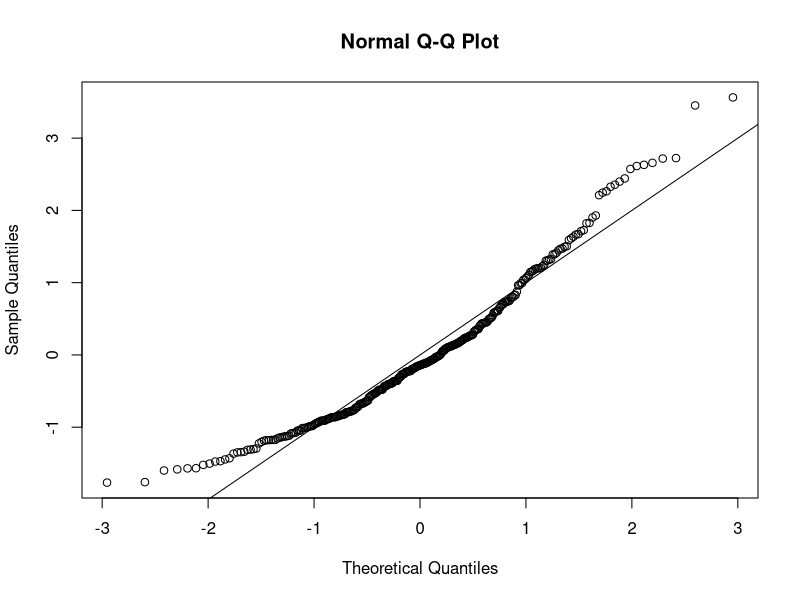
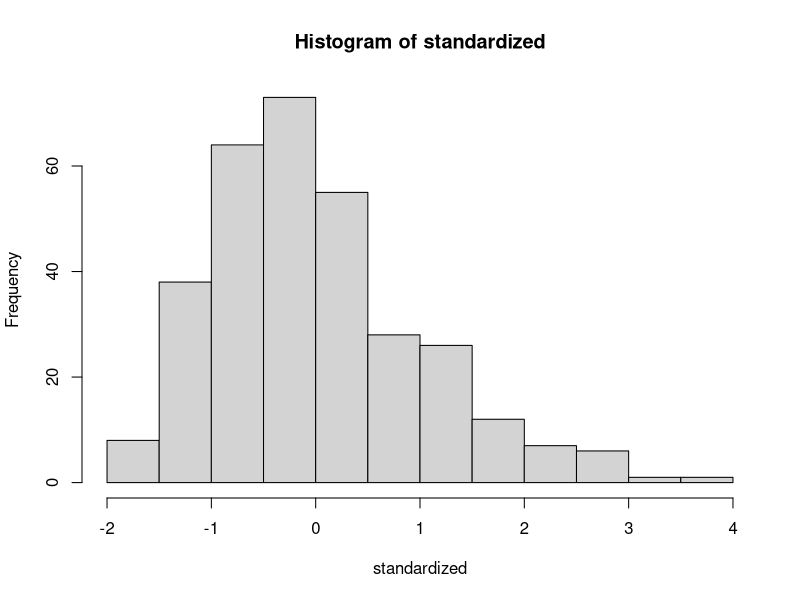
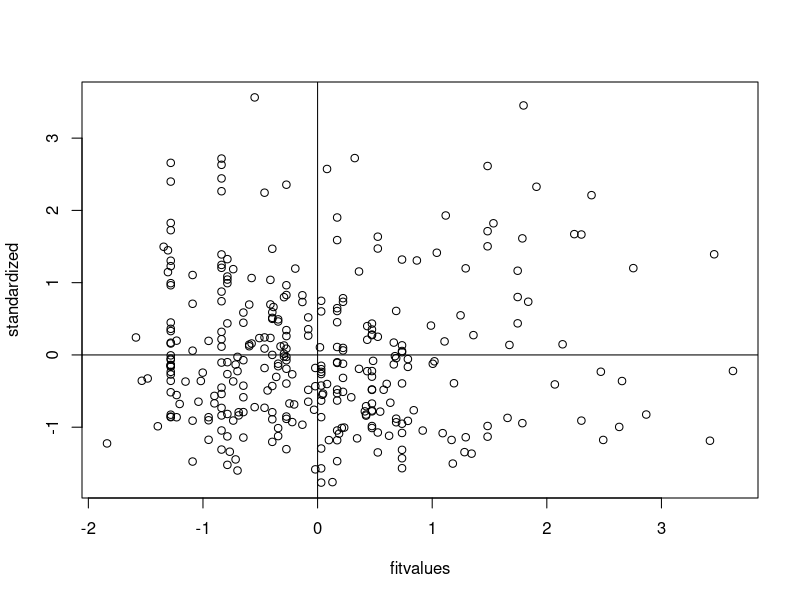

Recreate these plots in R, in order.
setwd("E:/GA/Scales")
master = read.csv("Meaning_Scales_PILshort_RR_RN_Paper.csv")
summary(master)

####DATA SCREENING####
##Reverse Code. No reverse coding. Stopped here for scoring.

##Missing Data##
library(mice)
percentmiss = function(x){ sum(is.na(x))/length(x) *100 }

##Going by rows ONLY
notypos = master
missing = apply(notypos[ , 3:6], 1, percentmiss) 
table(missing)

##replace only the data that you should
replacepeople = notypos[ missing <= 5 , ]  
dontpeople = notypos[ missing > 5 , ]

##figure out the columns to exclude (survey data)
apply(replacepeople, 2, percentmiss)
replacecolumn = replacepeople[ , -c(1,2,7)]
dontcolumn = replacepeople[ , c(1,2,7)]

nomiss = replacepeople

##Outliers##
mahal = mahalanobis(nomiss[ , -c(1,2,7)], 
                    colMeans(nomiss[ , -c(1,2,7)], na.rm = TRUE),
                    cov(nomiss[ , -c(1,2,7)], use="pairwise.complete.obs"))

cutoff = qchisq(.999,ncol(nomiss[ , -c(1,2,7)])) 
summary(mahal < cutoff)
noout = nomiss[ mahal < cutoff, ]

##additivity: correlations
correlations = cor(noout[,-c(1,2,7)], use="pairwise.complete.obs")
symnum(correlations)

##make the random stuff
random = rchisq(nrow(noout), 7)
##be sure here not to include the ID columns!
fake = lm(random~., data=noout[ , -c(1:2,7)])

##get the linearity plot
##create the standardized residuals
standardized = rstudent(fake)
qqnorm(standardized)
abline(0,1)

##multivariate normality
hist(standardized, breaks=15)

##homogeneity and homoscedaticity
fitvalues = scale(fake$fitted.values)
plot(fitvalues, standardized) 
abline(0,0)
abline(v = 0)

##Scoring
PIL <- rowSums(noout[, c(3:6)])
PIL

